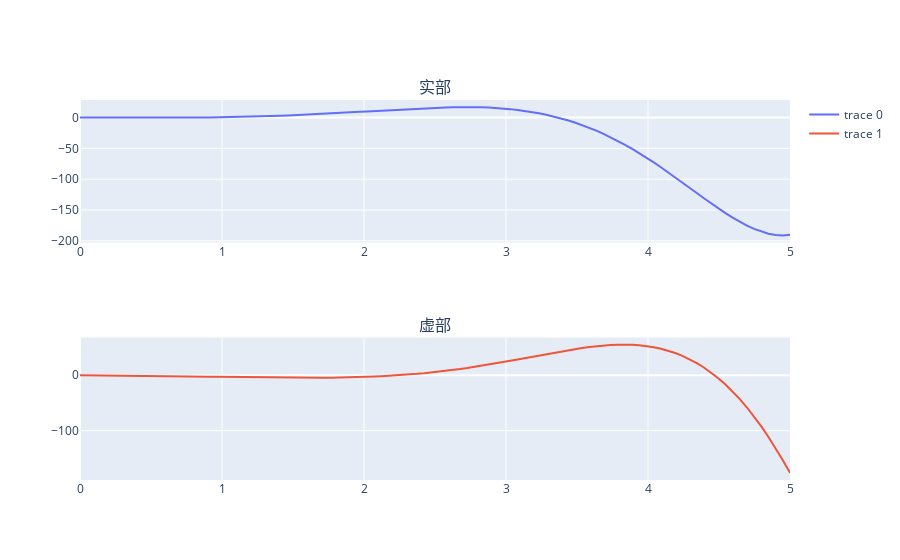

Notebook cell for this chart:
### Code cell
import numpy as np
import cufflinks as cf
import plotly.graph_objects as go

def impulse(x):return np.where(x == 0, 1, 0)
def step(x):return np.where(x >= 0, 1, 0)

class sig():
    def __init__(self,exp) -> None:
        self.exp=exp
        self.X=0
        self.Y=0
        
    def setX(self,X):
        self.X=np.array(X)
        self.Y=self.exp(self.X)
    
    def graph(self,mode=0):

        if(type(self.Y[0])==complex or np.complex128):
            fig = go.Figure().set_subplots(2,1,
    subplot_titles=("实部","虚部"))
            if(mode==1):
                fig.add_trace(go.Scatter(x=self.X,y=self.Y[:].real,mode="markers"))
                fig.add_trace(go.Scatter(x=self.X,y=self.Y[:].imag,mode="markers"),row=2,col=1)
            else:
                fig.add_trace(go.Scatter(x=self.X,y=self.Y[:].real))
                fig.add_trace(go.Scatter(x=self.X,y=self.Y[:].imag),row=2,col=1)
            fig.show()
        else:
            fig=go.Figure()
            if(mode==1):
                fig.add_trace(go.Scatter(x=self.X,y=self.Y),mode="markers")
            else:
                fig.add_trace(go.Scatter(x=self.X,y=self.Y))
            fig.show()
        
    def __add__(self, other):
        return sig(lambda X:self.exp(X)+other.exp(X))
    
    def __sub__(self, other):
        return sig(lambda X:self.exp(X)-other.exp(X))

    
sig1=sig(step)-sig(lambda x:(0.5+3j)**x)
sig1.setX(np.linspace(0,5,100))
sig1.graph()
